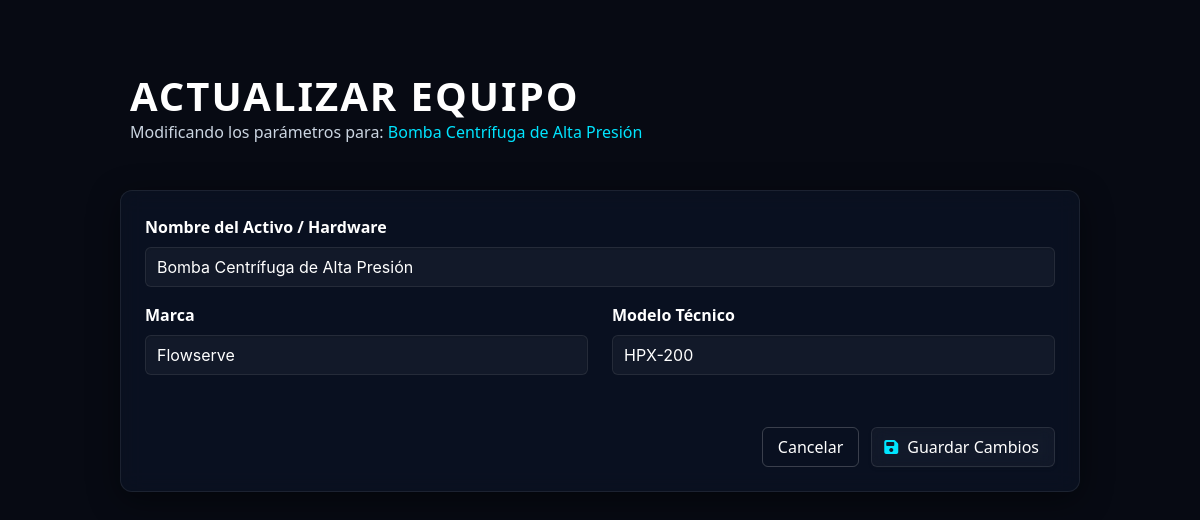
The app's page /editar_equipo.php?id=2 with its own data.
### tables this page shows
CREATE TABLE `equipos` (
  `id` int(11) NOT NULL,
  `nombre` varchar(100) NOT NULL,
  `modelo` varchar(100) NOT NULL,
  `marca` varchar(100) NOT NULL,
  `archivo_manual` varchar(255) NOT NULL,
  `creado_en` timestamp NOT NULL DEFAULT current_timestamp()
);

### editar_equipo.php (the view, shortened to what this page needs)
<?php
require_once 'config/conexion.php';
$id = intval($_GET['id']);
$stmt = $pdo->prepare("SELECT * FROM equipos WHERE id = ?");
$stmt->execute([$id]);
$equipo = $stmt->fetch();
?>
<!DOCTYPE html>
<html lang="es">
<head>
    <link rel="stylesheet" href="https://cdn.jsdelivr.net/npm/bulma@1.0.4/css/bulma.min.css">
    <link rel="stylesheet" href="https://cdnjs.cloudflare.com/ajax/libs/font-awesome/6.4.0/css/all.min.css">
</head>
<body>
    <div id="gan-canvas-container"></div>
    <main class="section main-content-area">
        <div class="container is-max-desktop" style="margin-top: 25px;">
            <div class="block mb-6" style="padding-left: 10px;">
                <h1 class="title is-2" style="letter-spacing: 2px; font-weight: 800; text-transform: uppercase;">Actualizar Equipo</h1>
                <h2 class="subtitle is-6 mt-1" style="color: #cbd5e1 !important;">
                    Modificando los parámetros para: <span class="theme-accent-text" style="font-weight: 500;"><?php echo htmlspecialchars($equipo['nombre']); ?></span>
                </h2>
            </div>
            <div class="box custom-card p-5">
                <form action="" method="POST">
                    <div class="field mb-4">
                        <label class="label">Nombre del Activo / Hardware</label>
                        <div class="control">
                            <input class="input" type="text" name="nombre" value="<?php echo htmlspecialchars($equipo['nombre']); ?>" required>
                        </div>
                    </div>
                    <div class="columns">
                        <div class="column">
                            <div class="field mb-4">
                                <label class="label">Marca</label>
                                <div class="control">
                                    <input class="input" type="text" name="marca" value="<?php echo htmlspecialchars($equipo['marca']); ?>" required>
                                </div>
                            </div>
                        </div>
                        <div class="column">
                            <div class="field mb-4">
                                <label class="label">Modelo Técnico</label>
                                <div class="control">
                                    <input class="input" type="text" name="modelo" value="<?php echo htmlspecialchars($equipo['modelo']); ?>" required>
                                </div>
                            </div>
                        </div>
                    </div>
                    <div class="field is-grouped is-justify-content-flex-end mt-5">
                        <p class="control">
                            <a href="gestion_recursos.php" class="button is-light is-outlined" style="color: #fff; border-color: rgba(255,255,255,0.2);">Cancelar</a>
                        </p>
                        <p class="control">
                            <button type="submit" class="button btn-cyber-action">
                                <span class="icon"><i class="fa-solid fa-floppy-disk"></i></span>
                                <span>Guardar Cambios</span>
                            </button>
                        </p>
                    </div>
                </form>
            </div>
        </div>
    </main>
</body>
</html>

### editar_equipo.php (style rules this page uses)
body { background-color: #070a13; min-height: 100vh; overflow-x: hidden; color: #f1f5f9; font-family: system-ui, -apple-system, sans-serif; margin: 0; padding: 0; }
#gan-canvas-container { position: fixed; top: 0; left: 0; width: 100%; height: 100%; z-index: 1; pointer-events: none; opacity: 0.35; }
.main-content-area { position: relative; z-index: 2; padding: 3rem 1.5rem; }
.custom-card { background-color: rgba(13, 20, 38, 0.65) !important; backdrop-filter: blur(12px) saturate(160%); -webkit-backdrop-filter: blur(12px) saturate(160%); border: 1px solid rgba(255, 255, 255, 0.08); border-radius: 12px; box-shadow: 0 8px 32px 0 rgba(0, 0, 0, 0.45); }
.title, .subtitle, .label { color: #ffffff !important; }
.input { background-color: rgba(255, 255, 255, 0.04) !important; border: 1px solid rgba(255, 255, 255, 0.08) !important; color: #fff !important; transition: all 0.3s ease; }
:root { --dynamic-core-color: #00e5ff; }
.theme-accent-text { color: var(--dynamic-core-color) !important; }
.btn-cyber-action { background-color: rgba(255, 255, 255, 0.03) !important; color: #ffffff !important; border: 1px solid rgba(255, 255, 255, 0.1) !important; backdrop-filter: blur(8px); transition: all 0.3s ease; font-weight: 500; }
.btn-cyber-action .icon { color: var(--dynamic-core-color) !important; }

### records on screen
equipos: nombre "Bomba Centrífuga de Alta Presión", marca "Flowserve", modelo "HPX-200"
